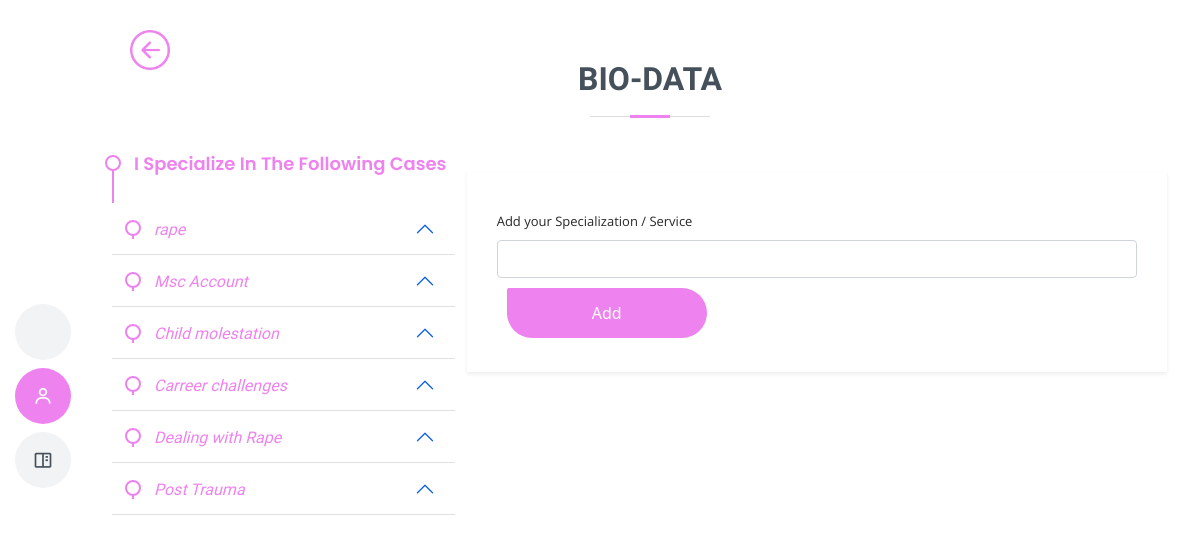
Page /specialization (signed in) on the earlier database version.
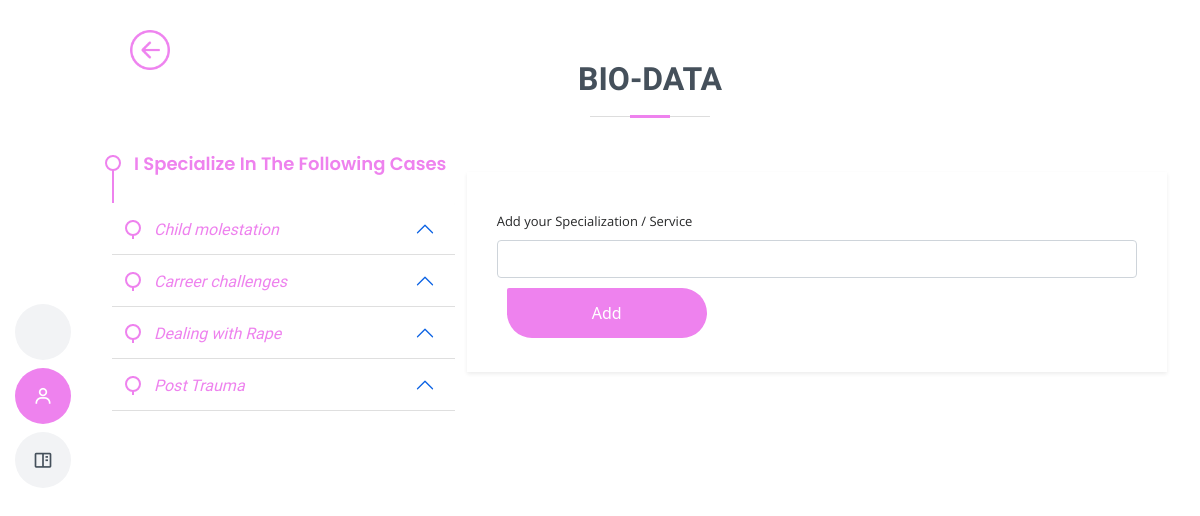
Same page on the later database version.
### fc/models.py (models this page shows)
class Specialization(db.Model, UserMixin):
    id = db.Column(db.Integer, primary_key=True)
    fc_id = db.Column(db.String(255), nullable=True)
    email = db.Column(db.String(255), nullable=False)
    spec = db.Column(db.String(255),  nullable=False)
    spec_status = db.Column(db.String(255), nullable=True, default= 0)
    completed_at = db.Column(db.DateTime(), default=datetime.utcnow)
    active = db.Column(db.Boolean())
    confirmed_at = db.Column(db.DateTime())

### fc/routes.py (the view)
@app.route('/specialization', methods=['GET', 'POST'])
@login_required
def services():
    form = SpecializationForm()
    specials = Specialization.query.filter_by(email= current_user.email).order_by(Specialization.completed_at.desc())
    if form.validate_on_submit():
        spec = Specialization(email=current_user.email, spec=form.spec.data, spec_status=1 )
        db.session.add(spec)
        db.session.commit()
        flash(f'Specialization added Successfully !', 'success')
        return redirect (url_for('services'))
    image = url_for('static', filename='user_uploads/' + str(current_user.fc_image))
    return render_template('specialization.html', title = 'Add Specialization', image = image, specials = specials,  form=form)

### fc/forms.py
class SpecializationForm(FlaskForm):
    spec = StringField('Add your Specialization / Service', validators=[DataRequired(), Length(min=2, max=25, message=('Please enter one specialization or service at a time'))])
    submit = SubmitField ('Add')

### fc/__init__.py (called while the page is built)
@login_manager.user_loader
def load_user(user_id):
	return User.query.get(int(user_id))

### fc/templates/specialization.html (shortened to what the changed rows need)
<!DOCTYPE html>
<html lang="en">
<head>
  <link href="/static/profile_style/assets/vendor/aos/aos.css" rel="stylesheet">
  <link href="/static/profile_style/assets/vendor/bootstrap/css/bootstrap.min.css" rel="stylesheet">
  <link href="/static/profile_style/assets/vendor/bootstrap-icons/bootstrap-icons.css" rel="stylesheet">
  <link href="/static/profile_style/assets/vendor/boxicons/css/boxicons.min.css" rel="stylesheet">
  <link href="/static/profile_style/assets/vendor/glightbox/css/glightbox.min.css" rel="stylesheet">
  <link href="/static/profile_style/assets/vendor/swiper/swiper-bundle.min.css" rel="stylesheet">
  <link href="/static/profile_style/assets/css/style.css" rel="stylesheet">
</head>
<body>
  <main id="main">
 <section id="contact" class="contact">
      <div class="container" data-aos="fade-up">
        <div class="section-title ">
          <h2>Bio-data</h2>
        </div>
        <div class="row mt-1 ">
          <div class="col-lg-4" style="margin-top:-15px">
                    {% if specials.count() > 0 %}
            <div class="resume">
              {% for special in specials %}
                <div class="accordion" style="border-style: none;outline: none;outline-style: none; ">
            <div class="accordion"  style="border-style: none;outline: none; outline-style: none;">
            <div class="accordion-item" style="border-style: none;outline: none; ">
              <h2 class="accordion-header" id="headingOne" style="border-style: none;outline: none;outline-style: none;color:violet">
                <button class="accordion-button" type="button" data-bs-toggle="collapse" data-bs-target="#collapseOne" aria-expanded="true" style="border-style:none;outline:none;outline-style: none; background-color: #ffffff; color:violet">
                <div class="resume">
                   <i class="resume-item" style="color:violet"> {{special.spec}}</i>
                </div>
                </button>
              </h2>
            </div>
            </div>
             </div>
              {% endfor %}
            </div>
                 {% endif %}
          </div>
        </div>
      </div>
    </section>
  </main>
</body>
</html>

Differences in the rows shown:
removed Specialization: spec "rape"
removed Specialization: spec "Msc Account"
